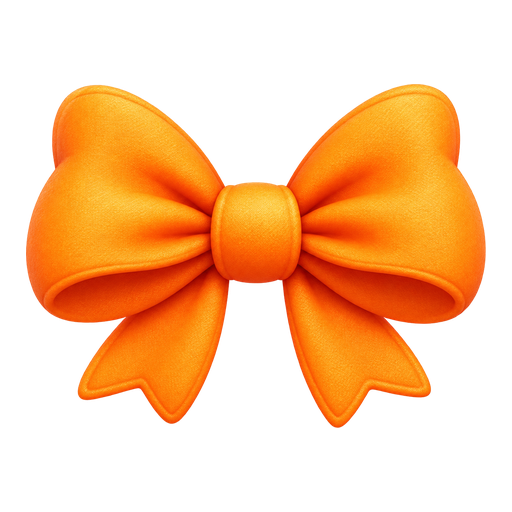
#> input picture assets/outfits/bow.png, 512 x 512 px, given in place of top-hat.png, which was not available
$ python prepare_outfit_layers.py
#> lines starting #> are read from the running program, lines starting #| are printed output that depends on the picture; pictures that were not available may be replaced by others from this repository, and a replacement may not be noted
"""Split existing local art into complementary layers without repainting it."""
import json
from pathlib import Path
import numpy as np
from PIL import Image

ROOT = Path(__file__).resolve().parents[1]
RECIPES = {'top-hat': 340, 'crown': 355, 'headphones': 245, 'scarf': 205}
output = ROOT/'assets/outfits/layers'
output.mkdir(parents=True, exist_ok=True)
for item, split_y in RECIPES.items():
    source = np.asarray(Image.open(ROOT/f'assets/outfits/{item}.png').convert('RGBA')).copy()
#> source is the input picture: shape (512, 512, 4); mean R, G, B, A 98.4, 49.8, 7.5, 99.3
    yy, xx = np.indices((512,512))
    back_mask = yy < split_y
    if item == 'headphones': back_mask |= (xx > 130) & (xx < 382)
    for name, keep in [('back', back_mask), ('front', ~back_mask)]:
        pixels = source.copy()
        pixels[~keep] = 0
        Image.fromarray(pixels).save(output/f'{item}-{name}.png')
#> this loop made 2 passes
#> pass 1, `Image.fromarray(pixels).save(output/f'{item}-{name}.png')`:
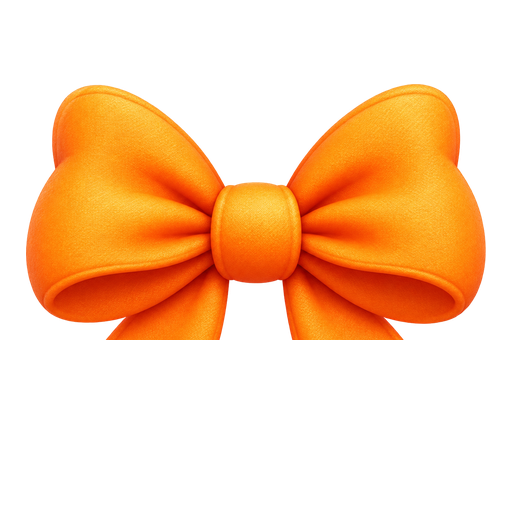
#> saved as top-hat-back.png: PIL image 512x512 RGBA; mean R, G, B, A 82.9, 41.8, 6.6, 84.5; transparent parts drawn white
#> pass 2, `Image.fromarray(pixels).save(output/f'{item}-{name}.png')`:
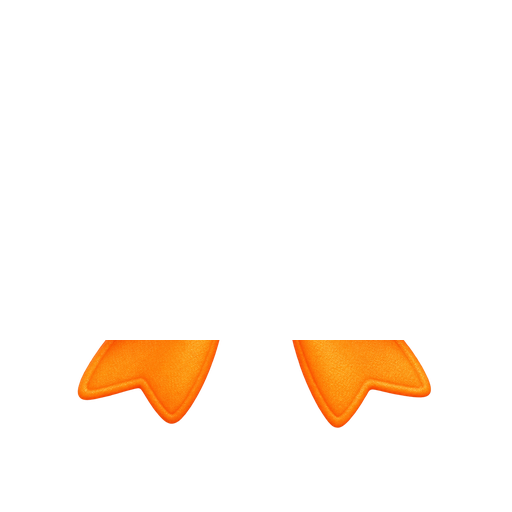
#> saved as top-hat-front.png: PIL image 512x512 RGBA; mean R, G, B, A 15.5, 7.9, 0.8, 14.7; transparent parts drawn white
    back = np.asarray(Image.open(output/f'{item}-back.png'))
    front = np.asarray(Image.open(output/f'{item}-front.png'))
    assert np.array_equal(back.astype(int)+front.astype(int), source), item
#> pass 2 of the loop `for item, split_y in RECIPES.items():`:
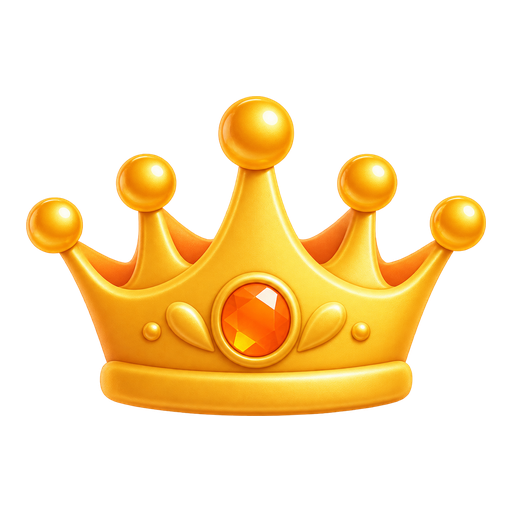
#> input picture assets/outfits/crown.png, 512 x 512 px
#> source is the input picture: shape (512, 512, 4); mean R, G, B, A 74.2, 51.7, 11.9, 74.2
#> the loop `for name, keep in [('back', back_mask), ('front', ~back_mask)]:` made 2 passes
#> pass 1, `Image.fromarray(pixels).save(output/f'{item}-{name}.png')`:
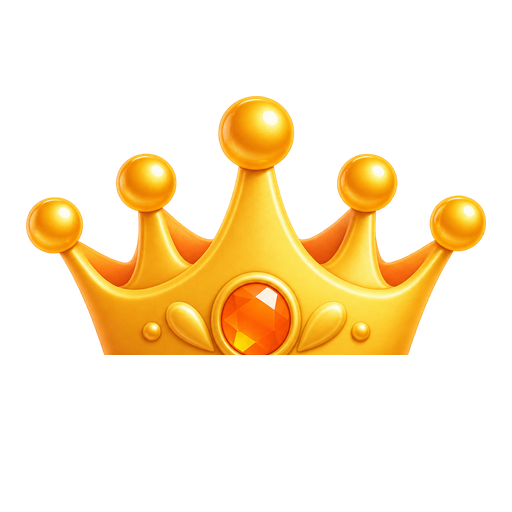
#> saved as crown-back.png: PIL image 512x512 RGBA; mean R, G, B, A 58.1, 40.6, 9.5, 57.7; transparent parts drawn white
#> pass 2, `Image.fromarray(pixels).save(output/f'{item}-{name}.png')`:
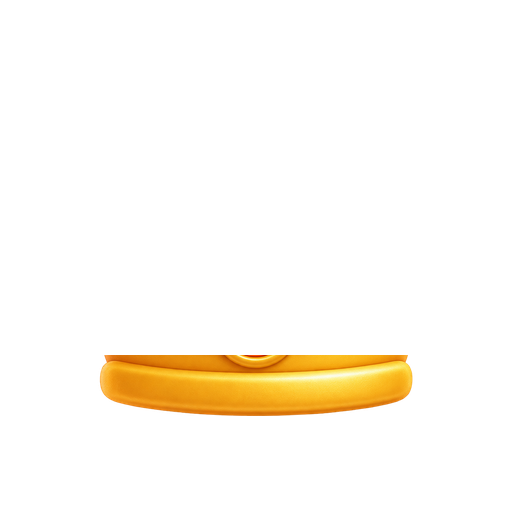
#> saved as crown-front.png: PIL image 512x512 RGBA; mean R, G, B, A 16, 11.1, 2.3, 16.5; transparent parts drawn white

for stage in ['sprout','lively','mature','radiant']:
#> (the run stopped early here; a loop or call above may not have finished)
